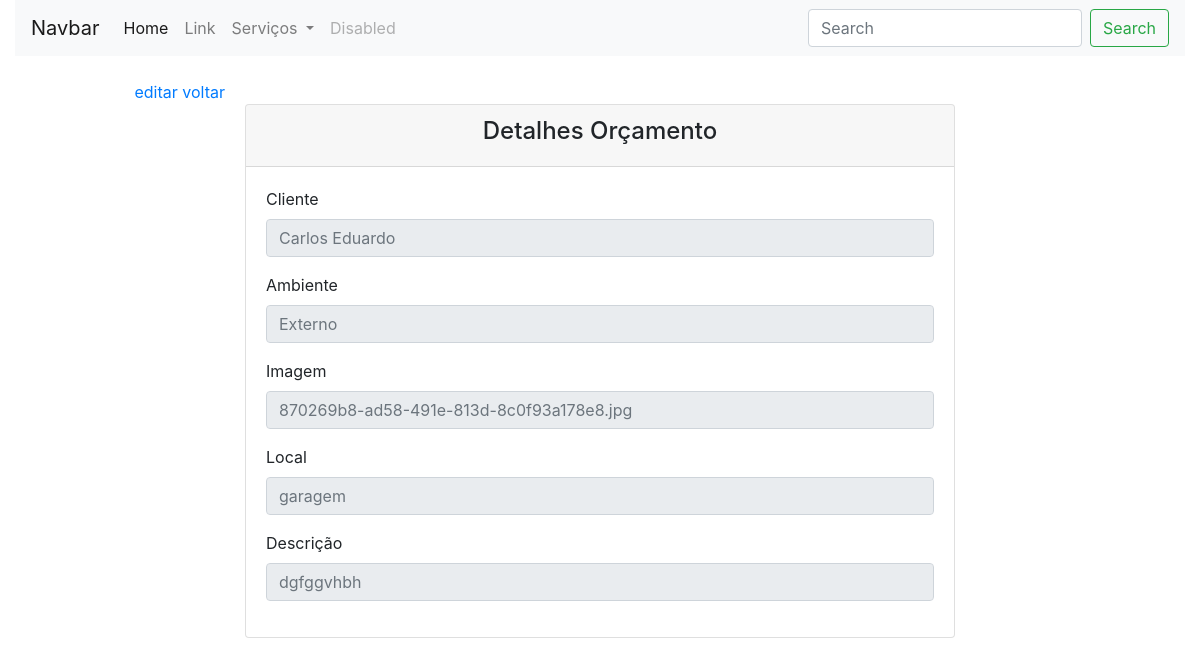
Screenshot of /cftv/detail_orcamento/5 with the database file from the repository.
### cftv/models.py (models this page shows, shortened)
class CftvOrcamento(models.Model):
    AMBIENTE_CHOICES = (
        ('Interno', 'Interno'),
        ('Semi-aberto', 'Semi-aberto'),
        ('Externo', 'Externo'),
        ('Abertura', 'Abertura')
    )
    cliente = models.ForeignKey(Cliente, on_delete=models.PROTECT, verbose_name='CLiente')
    ambiente = models.CharField('Ambiente', max_length=15, choices=AMBIENTE_CHOICES)
    imagem = models.ImageField('Imagem do local', upload_to='media')
    local = models.CharField('Local', max_length=80)
    descricao = models.TextField('Descrição do local', max_length=200)
    class Meta:
        verbose_name = 'Orçamento CFTV'
        verbose_name_plural = 'Orçamentos CFTV'

### cliente/models.py (models this page shows)
class Cliente(models.Model):
    nome = models.CharField('Nome', max_length=30)
    email = models.EmailField('E-mail', max_length=60)
    telefone = models.CharField('Telefone', max_length=12)
    rua = models.CharField('Rua', max_length=50)
    numero = models.CharField('Numero/Quadra/Lote', max_length=5)
    bairro = models.CharField('Bairro', max_length=50)
    cidade = models.CharField('Cidade', max_length=50)
    ponto_referencia = models.CharField('Ponto de referencia', max_length=100)
    class Meta:
        verbose_name = 'CLiente'
        verbose_name_plural = 'Clientes'
    def __str__(self):
        return self.nome

### cftv/views.py (the view)
# urls.py: path('/detail_orcamento/<int:id>', detail_orcamento, name='detail_orcamento'),
def detail_orcamento(request, id):
    orcamento = get_object_or_404(CftvOrcamento, id=id)
    context = {'orcamento': orcamento}
    return render(request, 'cftv/detail_orcamento_cftv.html', context)

### cftv/templates/cftv/detail_orcamento_cftv.html (shortened to what this page needs)
{% extends 'cliente/base.html' %}
{% block content %}
<br>
<div class="container">
   <div class="col col-sm-2 text-right">
      <a href="{% url 'update_orc_cftv' orcamento.id %}">editar</a>
      <a href="{% url 'orcamento_cftv' %}">voltar</a>
    </div>
  <div class="row justify-content-center">
    <div class="col col-md-8 ">
      <div class="card">
        <div class="card-header text-center ">
          <h4>Detalhes Orçamento</h4>
        </div>
        <div class="card-body">
            <div class="form-group">
              <label for="disabledInput1">Cliente</label>
              <input type="text" class="form-control" id="disabledInput1" placeholder="{{ orcamento.cliente }}" disabled>
            </div>
            <div class="form-group">
              <label for="disabledInput2">Ambiente</label>
              <input type="text" class="form-control" id="disabledInput2" placeholder="{{ orcamento.ambiente }}" disabled>
            </div>
            <div class="form-group">
              <label for="disabledInput3">Imagem</label>
              <input type="text" class="form-control" id="disabledInput3" placeholder="{{ orcamento.imagem }}" disabled>
            </div>
            <div class="form-group">
              <label for="disabledInput4">Local</label>
              <input type="text" class="form-control" id="disabledInput4" placeholder="{{ orcamento.local }}" disabled>
            </div>
            <div class="form-group">
              <label for="disabledInput5">Descrição</label>
              <input type="text" class="form-control" id="disabledInput5" placeholder="{{ orcamento.descricao }}" disabled>
            </div>
        </div>
      </div>
    </div>
  </div>
</div>
{% endblock %}

### rows the page displays
CftvOrcamento: cliente "Carlos Eduardo", ambiente "Externo", imagem "870269b8-ad58-491e-813d-8c0f93a178e8.jpg", local "garagem", descricao "dgfggvhbh"
